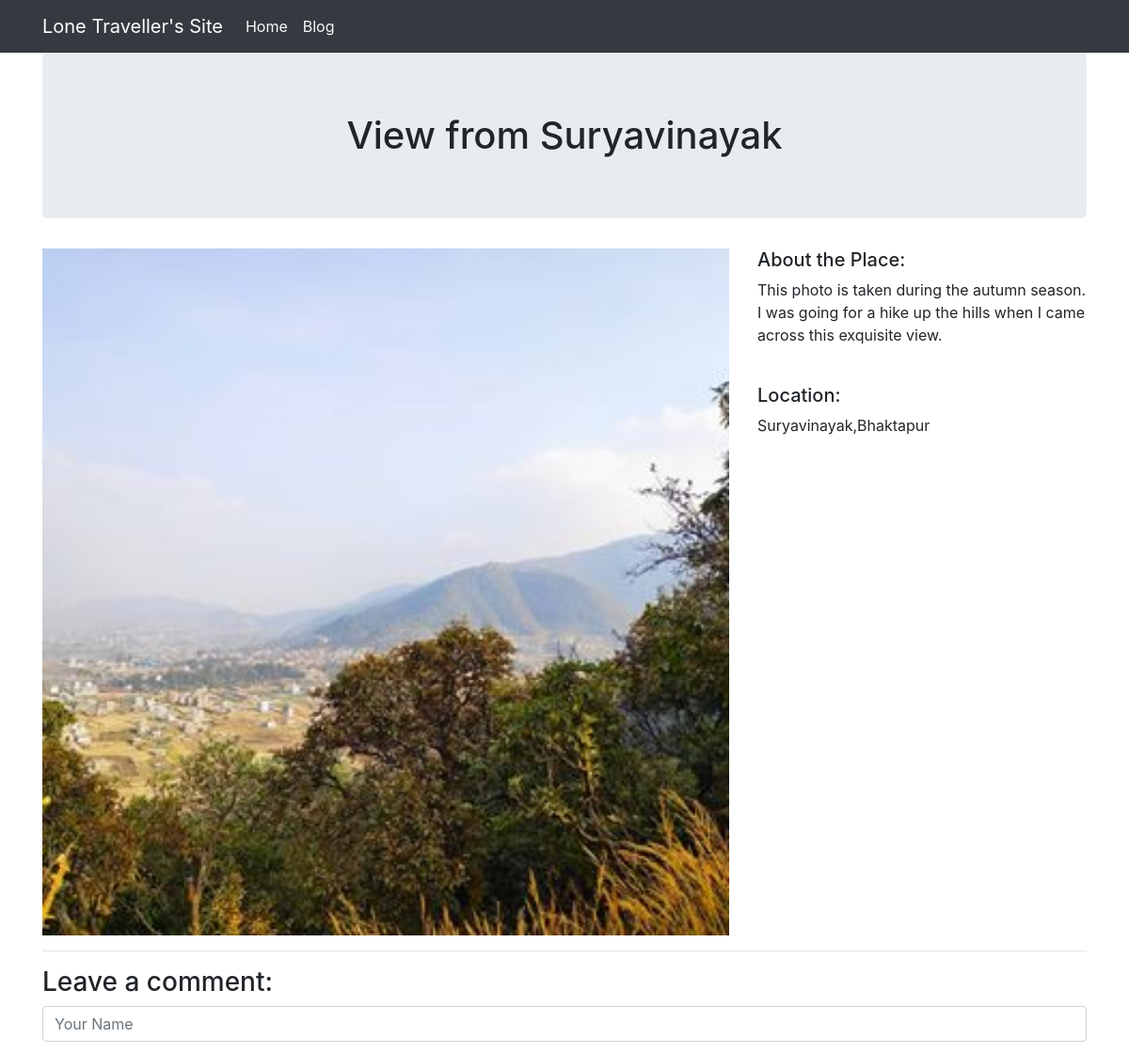
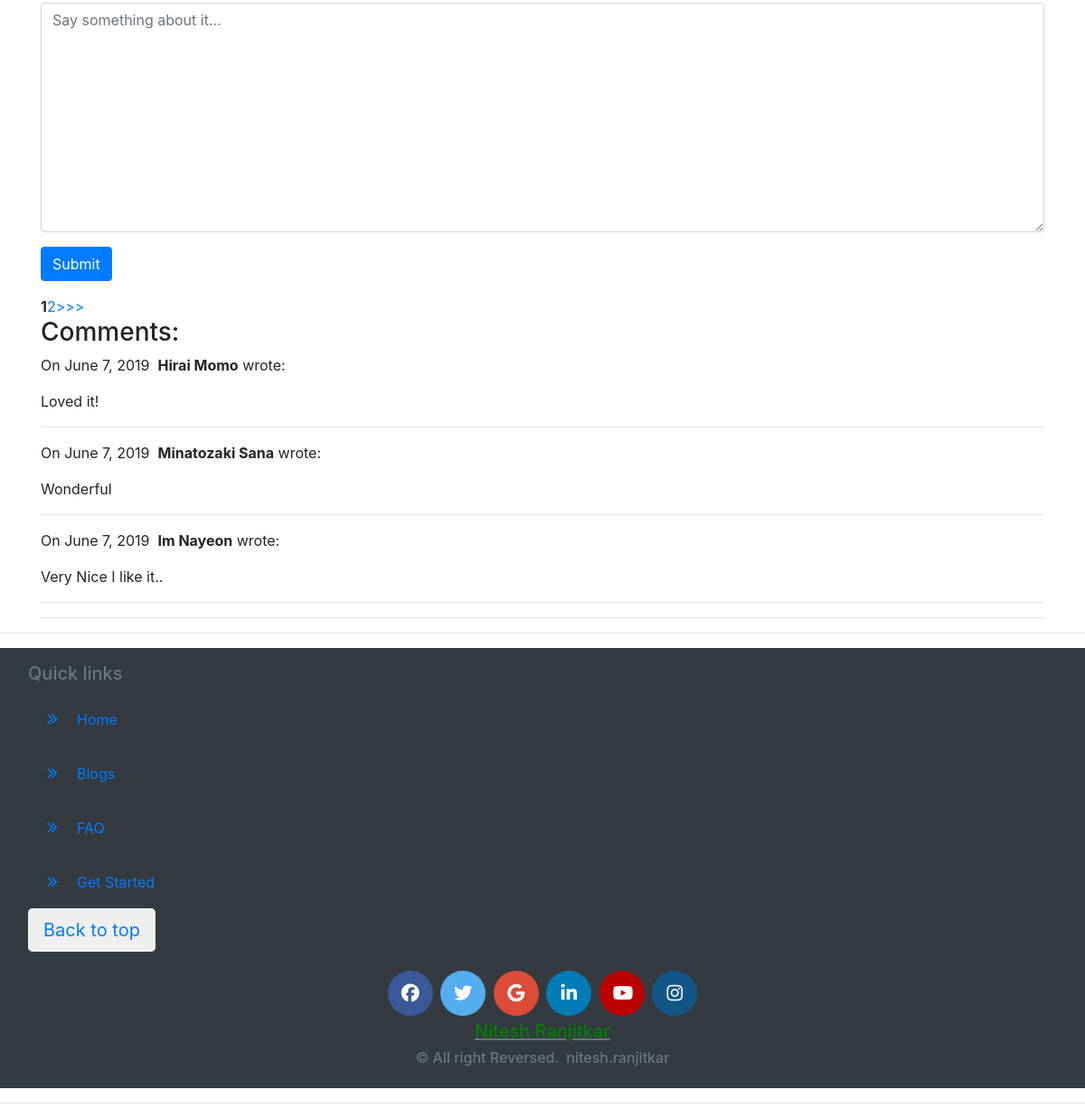
Page /2/ on the committed database (2 pictures, top to bottom).
### home/models.py (models this page shows, shortened)
class Project(models.Model):
    title = models.CharField(max_length=100)
    description = models.TextField()
    technology = models.CharField(max_length=100)
    image = models.FilePathField(path="/img")

class Comment(models.Model):
    author = models.CharField(max_length=90)
    body = models.TextField()
    created_on = models.DateTimeField(auto_now_add=True)
    project = models.ForeignKey('Project',on_delete=models.CASCADE)

### home/views.py (the view, shortened to what this page needs)
# urls.py: path('<int:pk>/', views.project_detail, name='project_detail'),
def project_detail(request,pk):
    project = Project.objects.get(pk=pk)
    form = CommentForm()
    comments = Comment.objects.filter(project=project).order_by('-created_on')
    paginator = Paginator(comments,3)
    page = request.GET.get('page')
    comments = paginator.get_page(page)
    context = {
        "project":project,
        "comments":comments,
        "form":form
    }
    return render(request,'project_detail.html', context)

### home/forms.py
class CommentForm(forms.Form):
    author = forms.CharField(
        max_length=15,
        widget=forms.TextInput(attrs={
            "class":"form-control",
            "placeholder":"Your Name"
        })
    )
    body = forms.CharField(
        widget=forms.Textarea(attrs={
            "class":"form-control",
            "placeholder":"Say something about it..."
        })
    )

### home/templates/project_detail.html (shortened to what this page needs)
{% extends 'base.html' %}
{% load static %}
{% block page_content %}
<h1 class="jumbotron text-center">{{ project.title }}</h1>
<div class ="row">
    <div class="col-md-8">
        <img src="{% static project.image %}" alt="" width="100%">
    </div>
    <div class="col-md-4">
        <h5>About the Place:</h5>
        <p>{{project.description}}</p>
        <br>
        <h5>Location:</h5>
        <p>{{ project.technology }}</p>
    </div>
</div>
<hr>
<div>
 <h3>Leave a comment:</h3>
    <form action="/{{ project.pk}}/" method="post">
        <div class="form-group">
            {{ form.author }}
        </div>
        <div class="form-group">
            {{ form.body }}
        </div>
        <button type="submit" class="btn btn-primary">Submit</button>
    </form>
    <div class ="pagination">
        {% for num in comments.paginator.page_range %}
        {% if comments.number == num %}
        <strong>{{ num }}</strong>
        {% elif num > comments.number|add:'-3' and num < comments.number|add:'+3' %}
        <a href="?page={{num}}">{{num}}</a>
        {% endif %}
        {% endfor %}
        {% if comments.has_next %}
        <a href="?page ={{ comments.next_page_number }}">></a>
        <a href="?page={{comments.paginator.num_pages}}">>></a>
{% endif %}
    </div>
    <h3>Comments:</h3>
    {% for comment in comments %}
    <p>
        On {{comment.created_on.date }}&nbsp;
        <b>{{ comment.author }}</b> wrote:
    </p>
    <p>{{ comment.body }}</p>
    <hr>
{% endfor %}
    <hr>
</div>
{% endblock %}

### blogsite/static/style.css (style rules this page uses)
p { font-family: 'Indie Flower', cursive; }

### rows in the picture
Project: title "View from Suryavinayak", image (picture), description "This photo is taken during the autumn season. I was going for a hike up the hills when I came across this exquisite view.", technology "Suryavinayak,Bhaktapur"
Comment: created_on "June 7, 2019", author "Hirai Momo", body "Loved it!"
Comment: created_on "June 7, 2019", author "Minatozaki Sana", body "Wonderful"
Comment: created_on "June 7, 2019", author "Im Nayeon", body "Very Nice I like it.."

### other values in the picture
{{ num }} "1"
{{ num }} "2"
